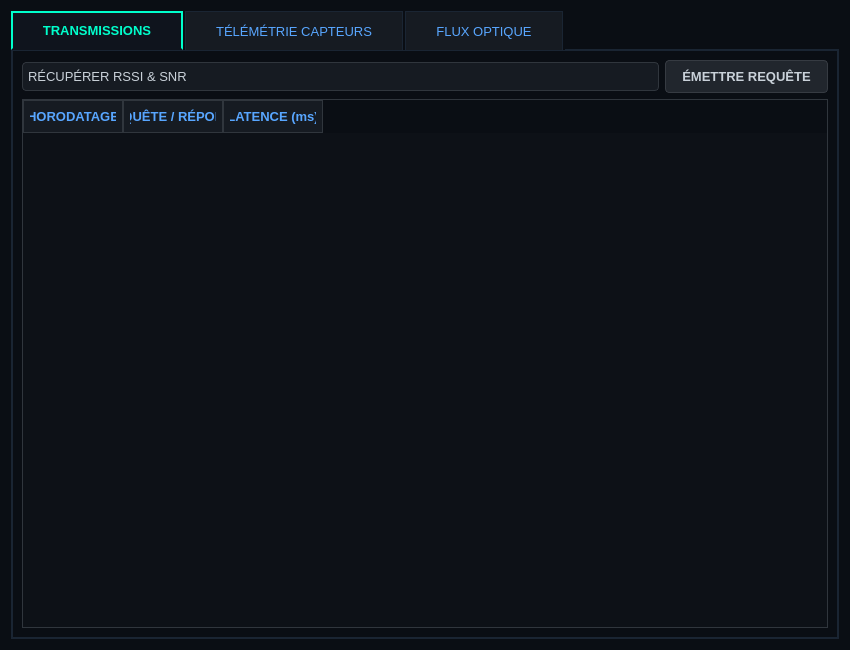
<?xml version="1.0" encoding="UTF-8"?>
<ui version="4.0">
 <class>Widget</class>
 <widget class="QWidget" name="Widget">
  <property name="geometry">
   <rect>
    <x>0</x>
    <y>0</y>
    <width>850</width>
    <height>650</height>
   </rect>
  </property>
  <property name="windowTitle">
   <string>Mission Control - Nacelle Alpha</string>
  </property>
  <property name="styleSheet">
   <string>
    /* Le fond : Espace profond */
    /* --- STYLE GLOBAL --- */
QWidget {
    background-color: #0a0e14; /* Un gris-bleu très sombre, moins fatiguant que le noir pur */
    color: #d1d1d1; /* Texte général blanc cassé pour la lisibilité */
    font-family: 'Segoe UI', 'Consolas', monospace;
    font-size: 10pt;
}

/* --- ONGLETS (TABS) --- */
QTabWidget::pane {
    border: 2px solid #1a2533;
    top: -1px;
    background-color: #0f141d;
}

QTabBar::tab {
    background: #161b22;
    color: #58a6ff; /* Bleu plus doux pour l'inactif */
    padding: 10px 30px;
    border: 1px solid #1a2533;
    border-bottom: none;
    margin-right: 2px;
}

QTabBar::tab:selected {
    background: #0f141d;
    color: #00ffcc; /* Cyan néon pour l'actif */
    border: 2px solid #00ffcc;
    border-bottom: 2px solid #0f141d; /* Fusionne avec le panneau */
    font-weight: bold;
}

/* --- CADRES DE DONNÉES (GROUPBOX) --- */
QGroupBox {
    border: 1px solid #1a2533;
    border-top: 3px solid #00ffcc; /* Rappel HUD en haut */
    border-radius: 5px;
    margin-top: 20px;
    background-color: #121922;
}

QGroupBox::title {
    subcontrol-origin: margin;
    left: 10px;
    padding: 0 10px;
    color: #00ffcc;
    text-transform: uppercase;
    font-weight: bold;
    letter-spacing: 1px;
}

/* --- LABELS DE TÉLÉMÉTRIE --- */
QLabel#lbl_val_rssi, QLabel#lbl_val_snr, QLabel#lbl_val_temp, QLabel#lbl_val_alt, QLabel#lbl_val_pression {
    color: #ffffff; /* Données en blanc pur pour ressortir */
    font-weight: bold;
}

/* --- TABLEAU (LOGS) --- */
QTableWidget {
    background-color: #0d1117;
    alternate-background-color: #161b22; /* Lignes alternées pour la lecture */
    gridline-color: #21262d;
    color: #c9d1d9;
    border: 1px solid #30363d;
    selection-background-color: #00ffcc;
    selection-color: #0a0e14;
}

QHeaderView::section {
    background-color: #161b22;
    color: #58a6ff;
    padding: 6px;
    border: 1px solid #30363d;
    font-weight: bold;
}

/* --- BOUTONS --- */
QPushButton {
    background-color: #21262d;
    color: #c9d1d9;
    border: 1px solid #363b42;
    border-radius: 4px;
    padding: 8px 16px;
    font-weight: bold;
}

QPushButton:hover {
    background-color: #30363d;
    border: 1px solid #00ffcc;
    color: #00ffcc;
}

QPushButton:pressed {
    background-color: #00ffcc;
    color: #0a0e14;
}

/* Bouton spécial "Compiler Vidéo" */
QPushButton#btn_generer_video {
    background-color: #3e1a1a;
    color: #ff6666;
    border: 1px solid #662222;
}

QPushButton#btn_generer_video:hover {
    background-color: #662222;
    color: white;
}

/* --- MENU DÉROULANT (COMBOBOX) --- */
QComboBox {
    background-color: #161b22;
    border: 1px solid #30363d;
    border-radius: 4px;
    padding: 5px;
    color: #c9d1d9;
}

QComboBox::drop-down {
    border: none;
}
   </string>
  </property>
  <layout class="QVBoxLayout" name="verticalLayout_main">
   <item>
    <widget class="QTabWidget" name="tabWidget">
     <property name="currentIndex">
      <number>0</number>
     </property>
     <widget class="QWidget" name="tab_requetes">
      <attribute name="title">
       <string>TRANSMISSIONS</string>
      </attribute>
      <layout class="QVBoxLayout" name="verticalLayout_req">
       <item>
        <layout class="QHBoxLayout" name="horizontalLayout_send">
         <item>
          <widget class="QComboBox" name="combo_requetes">
           <property name="sizePolicy">
            <sizepolicy hsizetype="Expanding" vsizetype="Fixed">
             <horstretch>0</horstretch>
             <verstretch>0</verstretch>
            </sizepolicy>
           </property>
           <item>
            <property name="text">
             <string>RÉCUPÉRER RSSI &amp; SNR</string>
            </property>
           </item>
          </widget>
         </item>
         <item>
          <widget class="QPushButton" name="btn_envoyer">
           <property name="text">
            <string>ÉMETTRE REQUÊTE</string>
           </property>
          </widget>
         </item>
        </layout>
       </item>
       <item>
        <widget class="QTableWidget" name="table_requetes">
         <property name="editTriggers">
          <set>QAbstractItemView::EditTrigger::NoEditTriggers</set>
         </property>
         <property name="selectionBehavior">
          <enum>QAbstractItemView::SelectionBehavior::SelectRows</enum>
         </property>
         <column>
          <property name="text">
           <string>HORODATAGE</string>
          </property>
         </column>
         <column>
          <property name="text">
           <string>REQUÊTE / RÉPONSE</string>
          </property>
          <property name="font">
           <font>
            <bold>false</bold>
            <underline>false</underline>
           </font>
          </property>
         </column>
         <column>
          <property name="text">
           <string>LATENCE (ms)</string>
          </property>
         </column>
        </widget>
       </item>
      </layout>
     </widget>
     <widget class="QWidget" name="tab_valeurs">
      <attribute name="title">
       <string>TÉLÉMÉTRIE CAPTEURS</string>
      </attribute>
      <layout class="QGridLayout" name="gridLayout_valeurs">
       <item row="0" column="1">
        <widget class="QGroupBox" name="group_pression">
         <property name="title">
          <string>PRESSION ATMOSPHÉRIQUE</string>
         </property>
         <layout class="QVBoxLayout">
          <item>
           <widget class="QLabel" name="lbl_val_pression">
            <property name="font">
             <font>
              <family>Consolas</family>
              <pointsize>20</pointsize>
              <bold>true</bold>
             </font>
            </property>
            <property name="text">
             <string>-- hPa</string>
            </property>
            <property name="alignment">
             <set>Qt::AlignmentFlag::AlignCenter</set>
            </property>
           </widget>
          </item>
         </layout>
        </widget>
       </item>
       <item row="1" column="0">
        <widget class="QGroupBox" name="group_alt">
         <property name="title">
          <string>ALTITUDE RELATIVE</string>
         </property>
         <layout class="QVBoxLayout">
          <item>
           <widget class="QLabel" name="lbl_val_alt">
            <property name="font">
             <font>
              <family>Consolas</family>
              <pointsize>20</pointsize>
              <bold>true</bold>
             </font>
            </property>
            <property name="text">
             <string>-- m</string>
            </property>
            <property name="alignment">
             <set>Qt::AlignmentFlag::AlignCenter</set>
            </property>
           </widget>
          </item>
         </layout>
        </widget>
       </item>
       <item row="0" column="0">
        <widget class="QGroupBox" name="group_temp">
         <property name="title">
          <string>TEMPÉRATURE INTÉRIEURE</string>
         </property>
         <layout class="QVBoxLayout">
          <item>
           <widget class="QLabel" name="lbl_val_temp">
            <property name="font">
             <font>
              <family>Consolas</family>
              <pointsize>20</pointsize>
              <bold>true</bold>
             </font>
            </property>
            <property name="text">
             <string>-- °C</string>
            </property>
            <property name="alignment">
             <set>Qt::AlignmentFlag::AlignCenter</set>
            </property>
           </widget>
          </item>
         </layout>
        </widget>
       </item>
      </layout>
     </widget>
     <widget class="QWidget" name="tab_images">
      <attribute name="title">
       <string>FLUX OPTIQUE</string>
      </attribute>
      <layout class="QVBoxLayout" name="verticalLayout_img">
       <item>
        <widget class="QGroupBox" name="group_last_img">
         <property name="title">
          <string>DERNIÈRE CAPTURE [ EN ATTENTE DU SIGNAL... ]</string>
         </property>
         <layout class="QVBoxLayout" name="verticalLayout_img_main">
          <item>
           <widget class="QLabel" name="lbl_image_principale">
            <property name="sizePolicy">
             <sizepolicy hsizetype="Expanding" vsizetype="Expanding">
              <horstretch>0</horstretch>
              <verstretch>0</verstretch>
             </sizepolicy>
            </property>
            <property name="frameShape">
             <enum>QFrame::Shape::Box</enum>
            </property>
            <property name="text">
             <string>[ AUCUN SIGNAL VIDÉO DÉTECTÉ ]</string>
            </property>
            <property name="alignment">
             <set>Qt::AlignmentFlag::AlignCenter</set>
            </property>
           </widget>
          </item>
         </layout>
        </widget>
       </item>
       <item>
        <widget class="QGroupBox" name="group_prev_imgs">
         <property name="maximumSize">
          <size>
           <width>16777215</width>
           <height>150</height>
          </size>
         </property>
         <property name="title">
          <string>CACHE TAMPON (HISTORIQUE RÉCENT)</string>
         </property>
         <layout class="QHBoxLayout" name="horizontalLayout_prev_img">
          <item>
           <widget class="QLabel" name="lbl_img_prev1">
            <property name="frameShape">
             <enum>QFrame::Shape::Box</enum>
            </property>
            <property name="text">
             <string>IMG T-1</string>
            </property>
            <property name="alignment">
             <set>Qt::AlignmentFlag::AlignCenter</set>
            </property>
           </widget>
          </item>
          <item>
           <widget class="QLabel" name="lbl_img_prev2">
            <property name="frameShape">
             <enum>QFrame::Shape::Box</enum>
            </property>
            <property name="text">
             <string>IMG T-2</string>
            </property>
            <property name="alignment">
             <set>Qt::AlignmentFlag::AlignCenter</set>
            </property>
           </widget>
          </item>
          <item>
           <widget class="QLabel" name="lbl_img_prev3">
            <property name="frameShape">
             <enum>QFrame::Shape::Box</enum>
            </property>
            <property name="text">
             <string>IMG T-3</string>
            </property>
            <property name="alignment">
             <set>Qt::AlignmentFlag::AlignCenter</set>
            </property>
           </widget>
          </item>
         </layout>
        </widget>
       </item>
       <item>
        <widget class="QPushButton" name="btn_generer_video">
         <property name="minimumSize">
          <size>
           <width>0</width>
           <height>40</height>
          </size>
         </property>
         <property name="text">
          <string>COMPILER SÉQUENCE VIDÉO</string>
         </property>
        </widget>
       </item>
      </layout>
     </widget>
    </widget>
   </item>
  </layout>
 </widget>
 <resources/>
 <connections/>
</ui>
